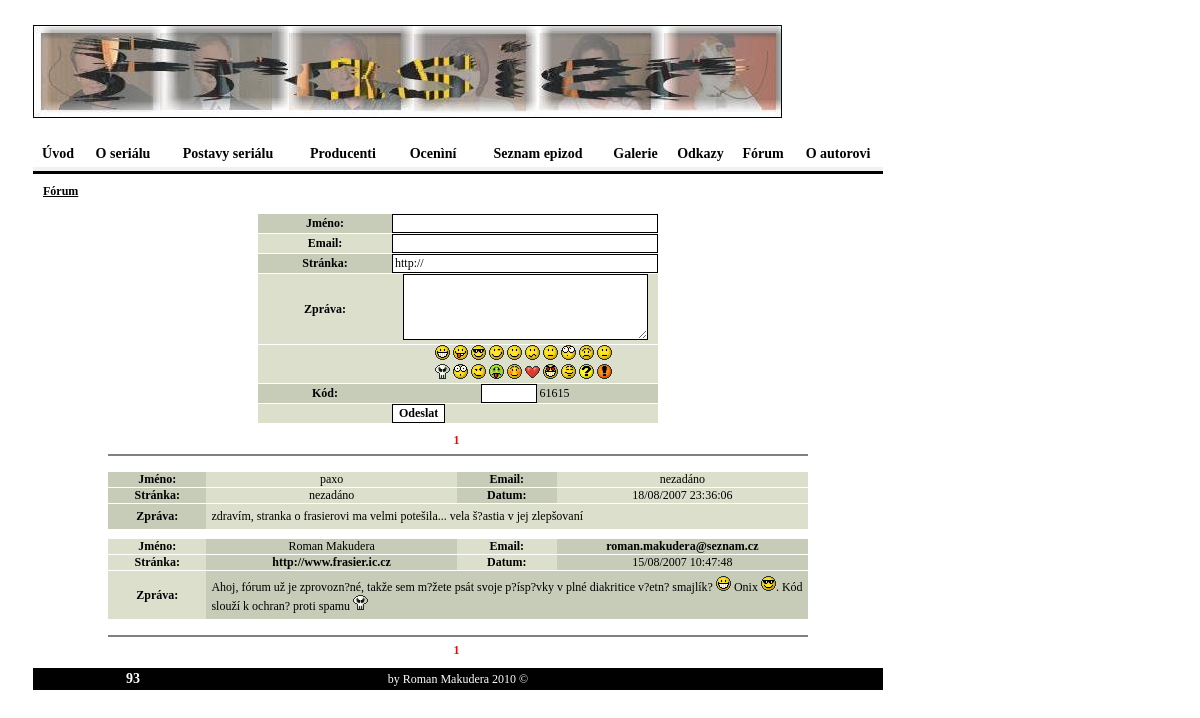
/forum.php, run on the app's committed database.
### tables this page shows
CREATE TABLE `forum` (
  `id` int(11) NOT NULL auto_increment,
  `jmeno` varchar(100) NOT NULL,
  `email` varchar(150) NOT NULL,
  `stranka` varchar(300) NOT NULL,
  `datum` varchar(50) NOT NULL,
  `zprava` text NOT NULL,
  PRIMARY KEY  (`id`)
);

### forum.php (the view, shortened to what this page needs)
<?php
  include "i_kostra_01.php";
  $forum_kod = rand(10000,99999);
  if ($s_forum_chyba == 1)
  {
    $hod_jmeno = $s_forum_jmeno;
    $hod_email = $s_forum_email;
    $hod_stranka = $s_forum_stranka;
    $hod_zprava = $s_forum_zprava;
    $s_forum_chyba = 0;
    $s_forum_jmeno = "";
    $s_forum_email = "";
    $s_forum_stranka = "";
    $s_forum_zprava = "";
  }
  else
  {
    $hod_jmeno = "";
    $hod_email = "";
    $hod_stranka = "http://";
    $hod_zprava = "";
  }
?>
<div class="nadpis_01">Fórum</div><br />
<center>
<table border=0 cellpadding=0 cellspacing=0 width=400 class="text_02">
<form name="forum" action="_forum.php" method="post" onsubmit="return kontrola_3();">
<tr class="pozadi_02">
  <th width=150>Jméno:</th>
  <td width=250 align="center"><input type="text" size=35 class="text_02 ramecek_01" name="jmeno" value="<?php echo $hod_jmeno; ?>" /></td>
</tr>
<tr><td colspan=2 height=1></td></tr>
<tr class="pozadi_03">
  <th width=150>Email:</th>
  <td width=250 align="center"><input type="text" size=35 class="text_02 ramecek_01" name="email" value="<?php echo $hod_email; ?>" /></td>
</tr>
<tr><td colspan=2 height=1></td></tr>
<tr class="pozadi_02">
  <th width=150>Stránka:</th>
  <td width=250 align="center"><input type="text" size=35 class="text_02 ramecek_01" name="stranka" value="<?php echo $hod_stranka; ?>" /></td>
</tr>
<tr><td colspan=2 height=1></td></tr>
<tr class="pozadi_03">
  <th width=150>Zpráva:</th>
  <td width=250 align="center"><textarea class="text_02 ramecek_01" name="zprava" cols=32 rows=4><?php echo $hod_zprava; ?></textarea></td>
</tr>
<tr><td colspan=2 height=1></td></tr>
<tr class="pozadi_03">
  <th width=150>&nbsp;</th>
  <td width=250 align="center"><?php
    for ($ij = 1; $ij <= 20; $ij++)
    {
      if ($ij < 10)
      {
        $cislo = "0".$ij;
      }
      else
      {
        $cislo = $ij;
      }
      switch ($ij)
      {
        case 1: { $smajlik = ":))"; break; }
        case 2: { $smajlik = "*2*"; break; }
        case 3: { $smajlik = "*3*"; break; }
        case 4: { $smajlik = "*4*"; break; }
        case 5: { $smajlik = ":)"; break; }
        case 6: { $smajlik = "*6*"; break; }
        case 7: { $smajlik = ":|"; break; }
        case 8: { $smajlik = "*8*"; break; }
        case 9: { $smajlik = ":("; break; }
        case 10: { $smajlik = "*10*"; break; }
        case 11: { $smajlik = "*11*"; break; }
        case 12: { $smajlik = "*12*"; break; }
        case 13: { $smajlik = "*13*"; break; }
        case 14: { $smajlik = "*14*"; break; }
        case 15: { $smajlik = "*15*"; break; }
        case 16: { $smajlik = "*16*"; break; }
        case 17: { $smajlik = "*17*"; break; }
        case 18: { $smajlik = "*18*"; break; }
        case 19: { $smajlik = "*19*"; break; }
        case 20: { $smajlik = "*20*"; break; }
      }
      echo "<img src=\"smajlici/$cislo.gif\" border=0 width=15 height=15 onclick=\"vloz_smajlika('$smajlik');\" class=\"kurzor_01\" />&nbsp;";
      if ($ij == 10)
      {
        echo "<br />";
      }
    }
    ?></td>
</tr>
<tr><td colspan=2 height=1></td></tr>
<tr class="pozadi_02">
  <th width=150>Kód:</th>
  <td width=250 align="center"><input type="text" size=5 class="text_02 ramecek_01" name="kod" /> <?php echo $forum_kod; ?></td>
</tr>
<tr><td colspan=2 height=1></td></tr>
<tr class="pozadi_03">
  <th width=150>&nbsp;</th>
  <td width=250 align="left"><input type="submit" class="text_02 tlacitko_02" value="Odeslat" /></td>
</tr>
</form>
</table>
<?php
  if (!isset($_GET["stranka"]))
  {
    $stranka = 1;
  }
  else
  {
    $stranka = $_GET["stranka"];
  }
  @$d_pocpol = MySQL_Query("SELECT * FROM forum;");
  $pocet_nastr = 10;
  $celkovy_pocet = mysql_num_rows($d_pocpol);
  $pocet_str = ceil($celkovy_pocet / $pocet_nastr);
  $od = ($pocet_nastr * $stranka) - $pocet_nastr;
  @$d_vypis = MySQL_Query("SELECT * FROM forum ORDER BY id DESC LIMIT $od,$pocet_nastr;");
  if (mysql_num_rows($d_vypis) == 0)
  {
    echo "<br />Nebyl nalezen žádný záznam";
  }
  else
  {
    echo "<table border=0 cellpadding=0 cellspacing=0 width=700 class=\"text_02\">
          <tr><td colspan=4 height=10></td></tr>
          <tr><td colspan=4 align=\"center\">";
    for ($i = 1; $i <= $pocet_str; $i++)
    {
      if ($stranka == $i)
      {
        $napsani = "<span style=\"color: red\">$i</span>";
      }
      else
      {
        $napsani = $i;
      }
      echo "<a href=\"forum.php?stranka=$i\" class=\"odkaz_n_03\"
      onmouseover=\"this.className='odkaz_z_03';\" onmouseout=\"this.className='odkaz_n_03';\">$napsani</a>&nbsp;";
    }
    echo "</td></tr><tr><td colspan=4><hr noshade /></td></tr>
                <tr><td colspan=4 height=10></td></tr>";
    $pom = 1;
    while ($data = MySQL_Fetch_Array($d_vypis))
    {
      if ($pom == 1)
      {
        $barva_01 = "pozadi_02";
        $barva_02 = "pozadi_03";
        $pom = 2;
      }
      else
      {
        $barva_01 = "pozadi_03";
        $barva_02 = "pozadi_02";
        $pom = 1;
      }
      $text_vzkaz = $data["zprava"];
      include "_smajlici.php";
      echo "<tr>
              <th class=\"$barva_01\" width=100>Jméno:</th>
              <td class=\"$barva_02\" width=250 align=\"center\">$data[jmeno]</td>
              <th class=\"$barva_01\" width=100>Email:</th>
              <td class=\"$barva_02\" width=250 align=\"center\">";
              if ($data["email"] == "")
              {
                echo "nezadáno";
              }
              else
              {
                echo "<a href=\"mailto:$data[email]\" class=\"odkaz_n_03\" onmouseover=\"this.className='odkaz_z_03';\"
              onmouseout=\"this.className='odkaz_n_03';\">$data[email]</a>";
              }
              echo "</td>
            </tr>
            <tr><td colspan=4 height=1></td></tr>
            <tr>
              <th class=\"$barva_01\" width=100>Stránka:</th>
              <td class=\"$barva_02\" width=250 align=\"center\">";
              if ($data["stranka"] == "http://")
              {
                echo "nezadáno";
              }
              else
              {
                echo "<a href=\"$data[stranka]\" target=\"_blank\"
              class=\"odkaz_n_03\" onmouseover=\"this.className='odkaz_z_03';\"
              onmouseout=\"this.className='odkaz_n_03';\">$data[stranka]</a>";
              }
              echo "</td>
              <th class=\"$barva_01\" width=100>Datum:</th>
              <td class=\"$barva_02\" width=250 align=\"center\">$data[datum]</td>
            </tr>
            <tr><td colspan=4 height=1></td></tr>
            <tr>
              <th class=\"$barva_01\" width=100>Zpráva:";
              echo "</th>
              <td colspan=3 class=\"$barva_02 okraj_02\" width=600>$text_vzkaz</td>
            </tr>
            <tr><td colspan=4 height=10></td></tr>";
    }
    echo "<tr><td colspan=4><hr noshade /></td></tr>
          <tr><td colspan=4 align=\"center\">";
    for ($i = 1; $i <= $pocet_str; $i++)
    {
      if ($stranka == $i)
      {
        $napsani = "<span style=\"color: red\">$i</span>";
      }
      else
      {
        $napsani = $i;
      }
      echo "<a href=\"forum.php?stranka=$i\" class=\"odkaz_n_03\"
      onmouseover=\"this.className='odkaz_z_03';\" onmouseout=\"this.className='odkaz_n_03';\">$napsani</a>&nbsp;";
    }
    echo "</td></tr></table>";
  }
?>
</center>
<?php
  include "i_kostra_02.php";
?>

### _smajlici.php
<?
$text_vzkaz = str_replace( ":))", "<img src='smajlici//01.gif' border='0' width='15' height='15' alt='' />", $text_vzkaz);
$text_vzkaz = str_replace( "*2*", "<img src='smajlici//02.gif' border='0' width='15' height='15' alt='' />", $text_vzkaz);
$text_vzkaz = str_replace( "*3*", "<img src='smajlici//03.gif' border='0' width='15' height='15' alt='' />", $text_vzkaz);
$text_vzkaz = str_replace( "*4*", "<img src='smajlici//04.gif' border='0' width='15' height='15' alt='' />", $text_vzkaz);
$text_vzkaz = str_replace( ":)", "<img src='smajlici//05.gif' border='0' width='15' height='15' alt='' />", $text_vzkaz);
$text_vzkaz = str_replace( "*6*", "<img src='smajlici//06.gif' border='0' width='15' height='15' alt='' />", $text_vzkaz);
$text_vzkaz = str_replace( ":|", "<img src='smajlici//07.gif' border='0' width='15' height='15' alt='' />", $text_vzkaz);
$text_vzkaz = str_replace( "*8*", "<img src='smajlici//08.gif' border='0' width='15' height='15' alt='' />", $text_vzkaz);
$text_vzkaz = str_replace( ":(", "<img src='smajlici//09.gif' border='0' width='15' height='15' alt='' />", $text_vzkaz);
$text_vzkaz = str_replace( "*10*", "<img src='smajlici//10.gif' border='0' width='15' height='15' alt='' />", $text_vzkaz);
$text_vzkaz = str_replace( "*11*", "<img src='smajlici//11.gif' border='0' width='15' height='15' alt='' />", $text_vzkaz);
$text_vzkaz = str_replace( "*12*", "<img src='smajlici//12.gif' border='0' width='15' height='15' alt='' />", $text_vzkaz);
$text_vzkaz = str_replace( "*13*", "<img src='smajlici//13.gif' border='0' width='15' height='15' alt='' />", $text_vzkaz);
$text_vzkaz = str_replace( "*14*", "<img src='smajlici//14.gif' border='0' width='15' height='15' alt='' />", $text_vzkaz);
$text_vzkaz = str_replace( "*15*", "<img src='smajlici//15.gif' border='0' width='15' height='15' alt='' />", $text_vzkaz);
$text_vzkaz = str_replace( "*16*", "<img src='smajlici//16.gif' border='0' width='15' height='15' alt='' />", $text_vzkaz);
$text_vzkaz = str_replace( "*17*", "<img src='smajlici//17.gif' border='0' width='15' height='15' alt='' />", $text_vzkaz);
$text_vzkaz = str_replace( "*18*", "<img src='smajlici//18.gif' border='0' width='15' height='15' alt='' />", $text_vzkaz);
$text_vzkaz = str_replace( "*19*", "<img src='smajlici//19.gif' border='0' width='15' height='15' alt='' />", $text_vzkaz);
$text_vzkaz = str_replace( "*20*", "<img src='smajlici//20.gif' border='0' width='15' height='15' alt='' />", $text_vzkaz);
?>

### css.css (style rules this page uses)
body { font: 12px Verdana; color: black; background-color: white; }
.text_02 { font: 12px Verdana; color: black; }
.odkaz_n_03 { font: bold 12px Verdana; color: black; text-decoration: none; }
.pozadi_02 { background-color: #C7CCB8; }
.pozadi_03 { background-color: #DBDFCB; }
.okraj_02 { padding: 5px; }
.nadpis_01 { font: bold 12px Verdana; color: black; text-decoration: underline; }
.ramecek_01 { border-color: black; border-style: solid; border-width: 1px; }
.tlacitko_02 { border-color: #010101; border-style: solid; border-width: 1px; background-color: white; font: bold 12px Verdana; color: black; }
.kurzor_01 { cursor:pointer; }

### data on the page
forum: jmeno "paxo", email "nezadáno", stranka "nezadáno", datum "18/08/2007 23:36:06", zprava "zdravím, stranka o frasierovi ma velmi potešila... vela š?astia v jej zlepšovaní"
forum: jmeno "Roman Makudera", email "roman.makudera@seznam.cz", stranka "http://www.frasier.ic.cz", datum "15/08/2007 10:47:48", zprava "Ahoj, fórum už je zprovozn?né, takže sem m?žete psát svoje p?ísp?vky v plné diakritice v?etn? smajlík? Onix . Kód slouží k ochran? proti spamu", zprava (picture)

### other printed values
$pocet_pristupu "93"
